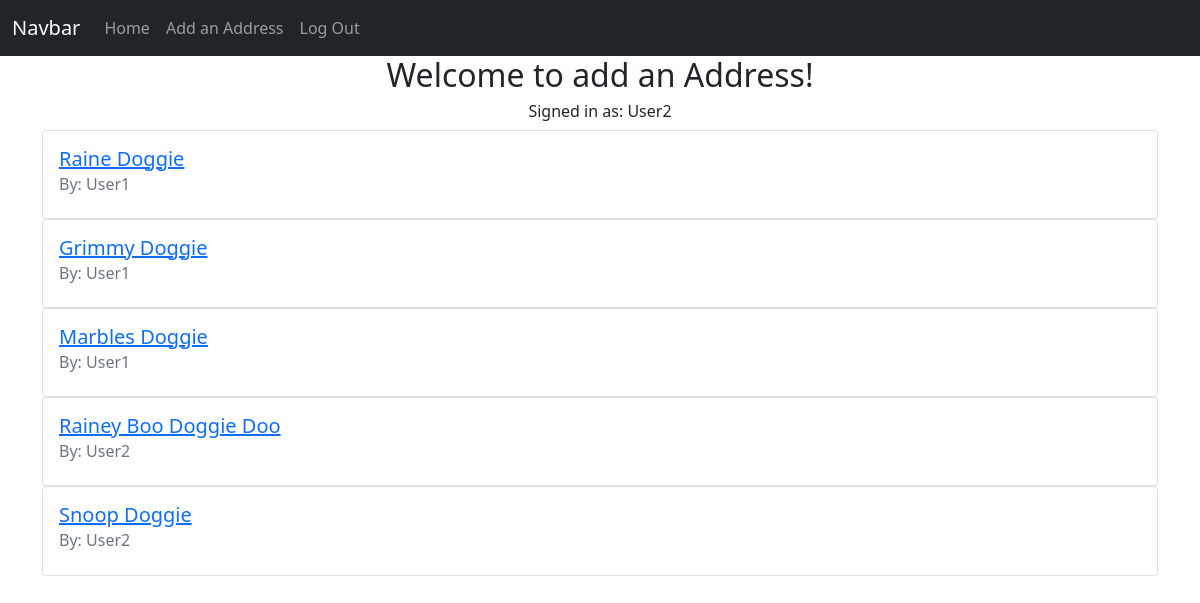
The app's page / (signed in) with its own data.
### app/models.py (models this page shows, shortened)
class User(db.Model, UserMixin):
    id = db.Column(db.Integer, primary_key=True)
    email = db.Column(db.String(50), nullable=False, unique=True)
    username = db.Column(db.String(50), nullable=False, unique=True)
    password = db.Column(db.String(256), nullable=False)
    date_created = db.Column(db.DateTime, nullable=False, default=datetime.utcnow)
    addresses = db.relationship('Address', backref='author',lazy='dynamic')

class Address(db.Model):
    id = db.Column(db.Integer, primary_key=True)
    name = db.Column(db.String(100), nullable=False)
    streetaddress = db.Column(db.String(300), nullable=False)
    city = db.Column(db.String(100), nullable=False)
    state = db.Column(db.String(100), nullable=False)
    zipcode = db.Column(db.String(100), nullable=False)
    country = db.Column(db.String(100), nullable=False)
    date_created = db.Column(db.DateTime, nullable=False, default=datetime.utcnow)
    user_id =db.Column(db.Integer, db.ForeignKey('user.id')) # SQL equivalent = FOREIGN KEY(user_id) REFERENCES user(id)

### app/routes.py (the view)
@app.route('/')
def index():
    addresses = Address.query.all()
    return render_template('index.html', addresses=addresses)

### app/models.py (called while the page is built)
@login.user_loader
def load_user(user_id):
    return User.query.get(user_id)

### app/templates/index.html (shortened to what this page needs)
{% extends 'base.html' %}
{% block content %}
<h2 class="text-center">Welcome to add an Address!</h2>
{% if current_user.is_authenticated %}
    <h6 class="text-center">Signed in as: {{ current_user.username }}</h6>
    {% for address in addresses %}
        <div class="card">
            <div class="card-body">
                <a href="{{ url_for('view_address', address_id=address.id) }}">
                    <h5 class="card-title">{{address.name}}</h5>
                </a>
                <h6 class="card-subtitle mb-2 text-muted">By: {{ address.author.username }}</h6>
            </div>
        </div>
    {% endfor %}
{% else %}
    <h4 class="text-center">Please Sign Up or Log In to view address book</h4>
{% endif %}
{% endblock content %}

### records on screen
User: username "User2"
Address: name "Raine Doggie", author.username "User1"
Address: name "Grimmy Doggie", author.username "User1"
Address: name "Marbles Doggie", author.username "User1"
Address: name "Rainey Boo Doggie Doo", author.username "User2"
Address: name "Snoop Doggie", author.username "User2"
